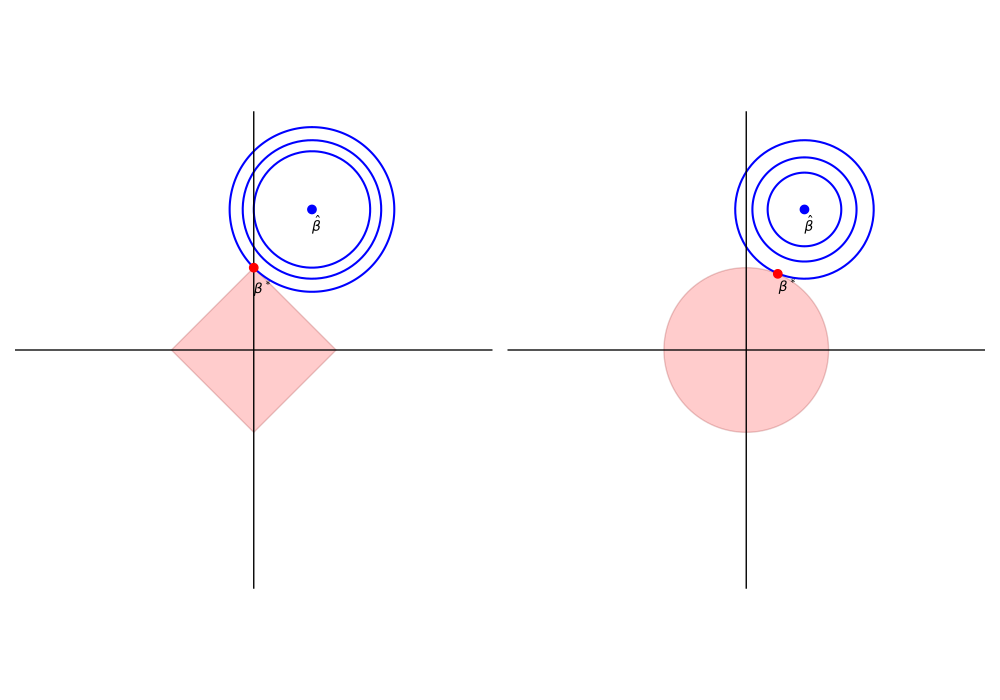

This chart was generated by the following Python code:
import numpy as np
import matplotlib.pyplot as plt
from matplotlib.patches import Circle, Polygon

# Ábrához használt rács generálása
x = np.linspace(-3, 3, 400)
y = np.linspace(-3, 3, 400)
X, Y = np.meshgrid(x, y)

# Kvadratikus veszteségfüggvény: ellipszis kontúrokhoz
Z = (X-2/np.sqrt(8))**2 + (Y - (1+2/np.sqrt(8)))**2  # aszimmetrikus kvadratikus forma

# Kontúrszintek
levels1 = [0.5, np.sqrt(2+2/np.sqrt(2))-1.14,1]
levels2 = [0.2, 0.4, np.sqrt(2+2/np.sqrt(2))-1.14]

# Ábra beállítása
fig, axs = plt.subplots(1, 2, figsize=(10, 7))

# --- L1 regularizáció (bal oldali ábra) ---
axs[0].contour(X, Y, Z, levels=levels1, colors='blue')

# Gyémánt alak (L1 normához)
diamond = Polygon([[0, 1], [1, 0], [0, -1], [-1, 0]], closed=True, edgecolor='darkred', facecolor='red', alpha=0.2)
axs[0].add_patch(diamond)
axs[0].set_xlim(-2.9, 2.9)
axs[0].set_ylim(-2.9, 2.9)
axs[0].axhline(0, color='black', lw=1)
axs[0].axvline(0, color='black', lw=1)
axs[0].set_aspect('equal')
axs[0].axis('off')

# --- L2 regularizáció (jobb oldali ábra) ---
axs[1].contour(X, Y, Z, levels=levels2, colors='blue')

# Kör alak (L2 normához)
circle = Circle((0, 0), radius=1, edgecolor='darkred', facecolor='red', alpha=0.2)
axs[1].add_patch(circle)

axs[1].set_xlim(-2.9, 2.9)
axs[1].set_ylim(-2.9, 2.9)
axs[1].axhline(0, color='black', lw=1)
axs[1].axvline(0, color='black', lw=1)
axs[1].set_aspect('equal')
axs[1].axis('off')

# Középpont koordinátái
center_x = 2 / np.sqrt(8)
center_y = 1 + 2 / np.sqrt(8)

# Pont beszúrása
axs[0].plot(center_x, center_y, 'bo') # L1 regularizáció
axs[0].text(center_x, center_y-0.27, r'$\hat{\beta}$', fontsize=10, color='black')
axs[1].text(center_x, center_y-0.27, r'$\hat{\beta}$', fontsize=10, color='black')
axs[1].plot(center_x, center_y, 'bo')  # L2 regularizáció

axs[0].plot(0,1, 'ro')  # L1 regularizáció
axs[0].text(0, 0.675, r'$\beta^*$', fontsize=10, color='black')
y = 1/(2+2/np.sqrt(2))*(1+2/(2*np.sqrt(2)))
axs[1].plot(3.7/(4*np.sqrt(2)+4),1.85*y, 'ro') # L2 regularizáció
axs[1].text(3.8/(4*np.sqrt(2)+4), 1.9*y-0.25, r'$\beta^*$', fontsize=10, color='black')

# Ábra összeillesztése
plt.tight_layout()
plt.show()
